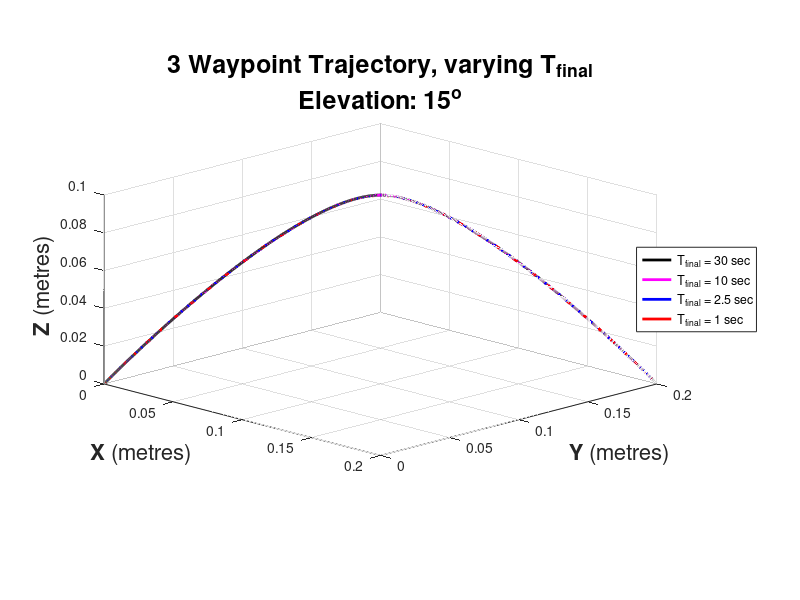

MATLAB code for this plot: (Note: this script raises an error after producing the figure.)
clear all
close all
clc

%% Setup
    TIME_FINAL = [30, 10, 2.5, 1];
    TIME_STEP  = 1/40;
    COLOUR = 'kmbr';
    STYLE = '----';

%% Trajectory Generation - Cubic Polynomial Splines
   
    TrajectoryTest = figure(1);
        hold on
        grid on
        axis equal
        set(gca,'Color','#DDDDDD');
        xlabel('{\bfX} (metres)','FontSize',16);
        ylabel('{\bfY} (metres)','FontSize',16);
        zlabel('{\bfZ} (metres)','FontSize',16);
        title({'3 Waypoint Trajectory, varying T_{final}',...
               'Elevation: 15^{o}'},'FontSize',18);
        view(45,15);
        axis([0 0.2 0 0.2 0 0.1])

        for i=1:length(TIME_FINAL)
            D   = diag(1:3,-1);
            % Inital Waypoint
            qi  = [0, 0;
                   0, 0;
                   0, 0];
            ti  = 0;
            tti = ti.^(0:3).';
            TI  = [tti, D*tti];
            % Final Waypoint
            qf  = [0.2, 0;
                   0.2, 0;
                   0,    0];
            tf  = TIME_FINAL(i);
            ttf = tf.^(0:3).';
            TF  = [ttf, D*ttf];
            % Mid Waypoint
            qm  = [(qi(1,1) + qf(1,1))/2, (qf(1,1)-qi(1,1))/(tf-ti);
                   (qi(2,1) + qf(2,1))/2, (qf(2,1)-qi(2,1))/(tf-ti);
                                     0.1, 0];
            tm  = (ti + tf) / 2;
            ttm = tm.^(0:3).';
            TM  = [ttm, D*ttm];
            % Evaluate Polynomial Coefficients
%INCORRECT  C   = [qi qm qf] / [TI TM TF];      
            C1  = [qi qm] / [TI TM];
            C2  = [qm qf] / [TM TF];
            % Evaluate Time and Positions       %
%INCORRECT  tspan   = ti:TIME_STEP:tf;          
%INCORRECT  tt      = tspan.^((0:3).');         
%INCORRECT  q       = C*tt;         
            ttt1    = ti:TIME_STEP:tm;
            T1      = ttt1.^((0:3).');
            ttt2    = tm:TIME_STEP:tf;
            T2      = ttt2.^((0:3).');
            q       = [C1*T1 C2*T2];

            plot3(q(1,:),q(2,:),q(3,:),'LineWidth',2,...
                'LineStyle',STYLE(i),'Color',COLOUR(i));
        end
        lgd=legend('T_{final} = 30 sec ','T_{final} = 10 sec',...
                   'T_{final} = 2.5 sec','T_{final} = 1 sec ',...
               'Location','eastoutside');
        lgd.FontSize = 14;

 %% Trajectory Generation - Quintic
    TrajectoryTest = figure(2);
        hold on
        grid on
        axis equal
        set(gca,'Color','#DDDDDD');
        xlabel('{\bfX} (metres)','FontSize',16);
        ylabel('{\bfY} (metres)','FontSize',16);
        zlabel('{\bfZ} (metres)','FontSize',16);
        title({'3 Waypoint Trajectory, varying T_{final}',...
               'Elevation: 15^{o}'},'FontSize',18);
        view(45,15);
        axis([0 0.2 0 0.2 0 0.1])

        for i=1:length(TIME_FINAL)
            D   = diag(1:5,-1);
            % Inital Waypoint
            qi  = [0, 0, 0;
                   0, 0, 0;
                   0, 0, 0];
            ti  = 0;
            tti = ti.^(0:5).';
            TI  = [tti, D*tti, D^2*tti];
            % Final Waypoint
            qf  = [0.2, 0, 0;
                   0.2, 0, 0;
                   0,   0, 0];
            tf  = TIME_FINAL(i);
            ttf = tf.^(0:5).';
            TF  = [ttf, D*ttf, D^2*ttf];
            % Mid Waypoint
            qm  = [(qi(1,1) + qf(1,1))/2, (qf(1,1)-qi(1,1))/(tf-ti), 0;
                   (qi(2,1) + qf(2,1))/2, (qf(2,1)-qi(2,1))/(tf-ti), 0;
                                     0.1, 0, 0];
            tm  = (ti + tf) / 2;
            ttm = tm.^(0:5).';
            TM  = [ttm, D*ttm, D^2*ttm];
            % Evaluate Polynomial Coefficients
            C1  = [qi qm] / [TI TM];
            C2  = [qm qf] / [TM TF];
            % Evaluate Time and Positions
            ttt1    = ti:TIME_STEP:tm;
            T1      = ttt1.^((0:5).');
            ttt2    = tm:TIME_STEP:tf;
            T2      = ttt2.^((0:5).');
            q       = [C1*T1 C2*T2];

            plot3(q(1,:),q(2,:),q(3,:),'LineWidth',2,...
                'LineStyle',STYLE(i),'Color',COLOUR(i));
        end
        lgd=legend('T_{final} = 30 sec ','T_{final} = 10 sec',...
                   'T_{final} = 2.5 sec','T_{final} = 1 sec ',...
               'Location','eastoutside');
        lgd.FontSize = 14;
        
%% Trajectory Generation - Continuous Tim
    
    TrajectoryTest = figure(3);
        hold on
        grid on
        axis equal
        set(gca,'Color','#DDDDDD');
        xlabel('{\bfX} (metres)','FontSize',16);
        ylabel('{\bfY} (metres)','FontSize',16);
        zlabel('{\bfZ} (metres)','FontSize',16);
        title({'3 Waypoint Trajectory, varying T_{final}',...
               'Elevation: 15^{o}'},'FontSize',18);
        view(45,15);

        for i=1:length(TIME_FINAL)
            ti  = 0;
            tf  = TIME_FINAL(i);
            td  = tf - ti;
            qi  = [0.0; 0.0;   0];
            qf  = [0.2; 0.2;   0];
            qm  = [(qi(1) + qf(1))/2;
                   (qi(2) + qf(1))/2;
                                 0.1];
            
            Ay  = 2*qm(3) / (ti + (td/2))^2;
            Vy  = Ay*(ti + (td/2));
        
            Q = @(t)  [qi(1) + ((qf(1)-qi(1)) / td).*t;
                       qi(2) + ((qf(2)-qi(2)) / td).*t;
                       Vy*t - Ay.*(t.^2)./2];
        
            tspan = ti:TIME_STEP:tf;
            P = Q(tspan);
        
            plot3(P(1,:),P(2,:),P(3,:),'LineWidth',2,...
                    'LineStyle',STYLE(i),'Color',COLOUR(i));
        end
        
